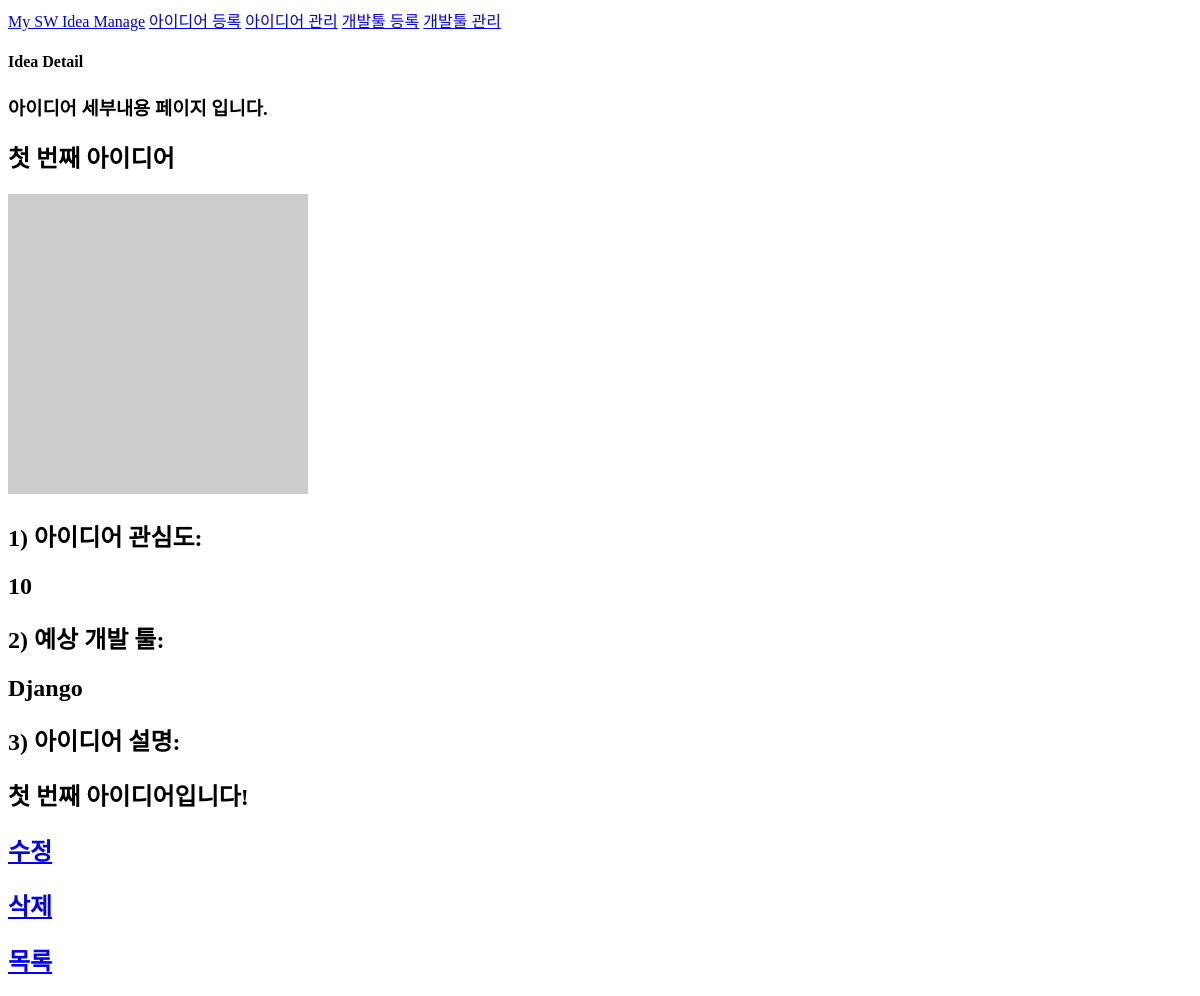
The app's page /1/, older data.
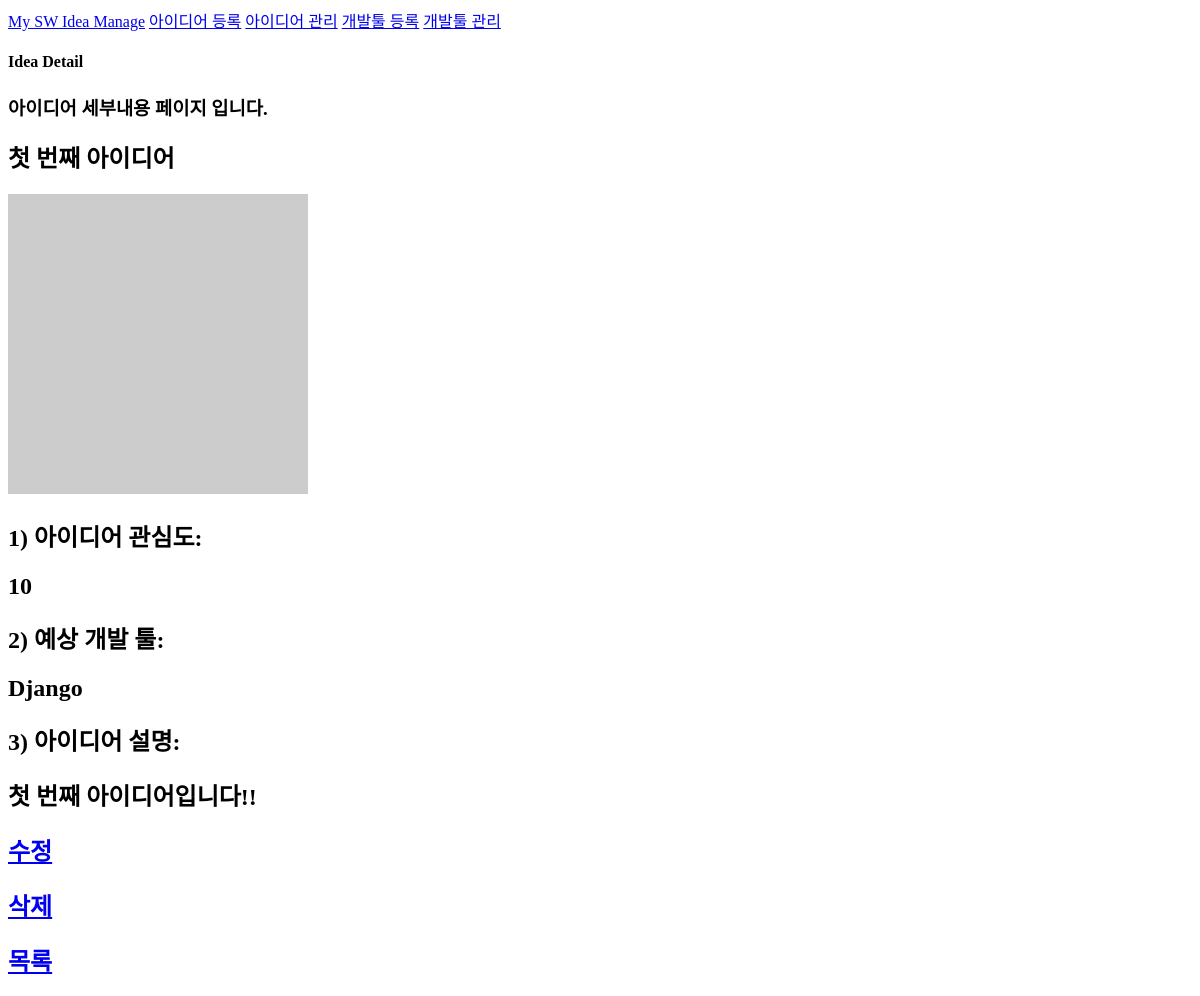
The same page, newer data.
### swidea/models.py (models this page shows, shortened)
class Idea(models.Model):
    idea_name=models.CharField(max_length=200)
    idea_image=models.ImageField(upload_to='swidea',blank=True,null=True)
    idea_content=models.TextField()
    idea_like=models.IntegerField(default=0)
    devtool=models.ForeignKey(Devtool, on_delete=models.CASCADE) ##

class Devtool(models.Model):
    dev_name=models.CharField(max_length=100) ##
    dev_type=models.CharField(max_length=100)
    dev_content=models.TextField()
    def __str__(self):
        return self.dev_name

### swidea/views.py (the view)
# urls.py: path('<int:pk>/',views.idea_detail,name='idea_detail'),
def idea_detail(request,pk):
    swidea=Idea.objects.get(id=pk)
    ctx = {'swidea': swidea}
    return render(request, 'idea_detail.html',context=ctx)

### swidea/templates/idea_detail.html
{% extends 'base.html' %}
{% block content %}
<div>
    <h4>Idea Detail</h4>
    <h3>아이디어 세부내용 페이지 입니다.</h3>
</div>
<div>
    <h2>{{swidea.idea_name}}</h2>
    <div class=list-poster>
        {% if swidea.image %}
            <img src="{{swidea.image.url}}" height="300" width="300">
        {% else %}
        <img src="https://picsum.photos/seed/{{swidea.id}}/300/300?">
        {% endif %}
    </div>
    <h2>1) 아이디어 관심도: </h2>
    <h2>{{swidea.idea_like}}</h2>
    <h2>2) 예상 개발 툴:</h2>
    <h2>{{swidea.devtool}}</h2>
    <h2>3) 아이디어 설명: </h2>
    <h2>{{swidea.idea_content}}</h2>
</div>
<h2><a href="{% url 'swidea:idea_edit' pk=swidea.pk %}">수정</a></h2>
<h2><a href="{% url 'swidea:idea_delete' swidea.id %}">삭제</a></h2>
<h2><a href="{% url 'swidea:idea_list' %}">목록</a></h2>
{% endblock %}

### swidea/templates/base.html (shortened to what this page needs)
<!DOCTYPE html>
<html lang="en">
<head>
</head>
<body>
    <nav>
        <a href="{% url 'swidea:idea_list' %}">My SW Idea Manage</a>
        <a href="{% url 'swidea:idea_new'%}">아이디어 등록</a>
        <a href="#">아이디어 관리</a>
        <a href="#">개발툴 등록</a>
        <a href="#">개발툴 관리</a>
    </nav>
    <div>
        {% block content %}
        {% endblock %}
    </div>
</body>
</html>

Row changes from the older to the newer data that the page shows:
changed Idea "첫 번째 아이디어": idea_content "첫 번째 아이디어입니다!" → "첫 번째 아이디어입니다!!"
